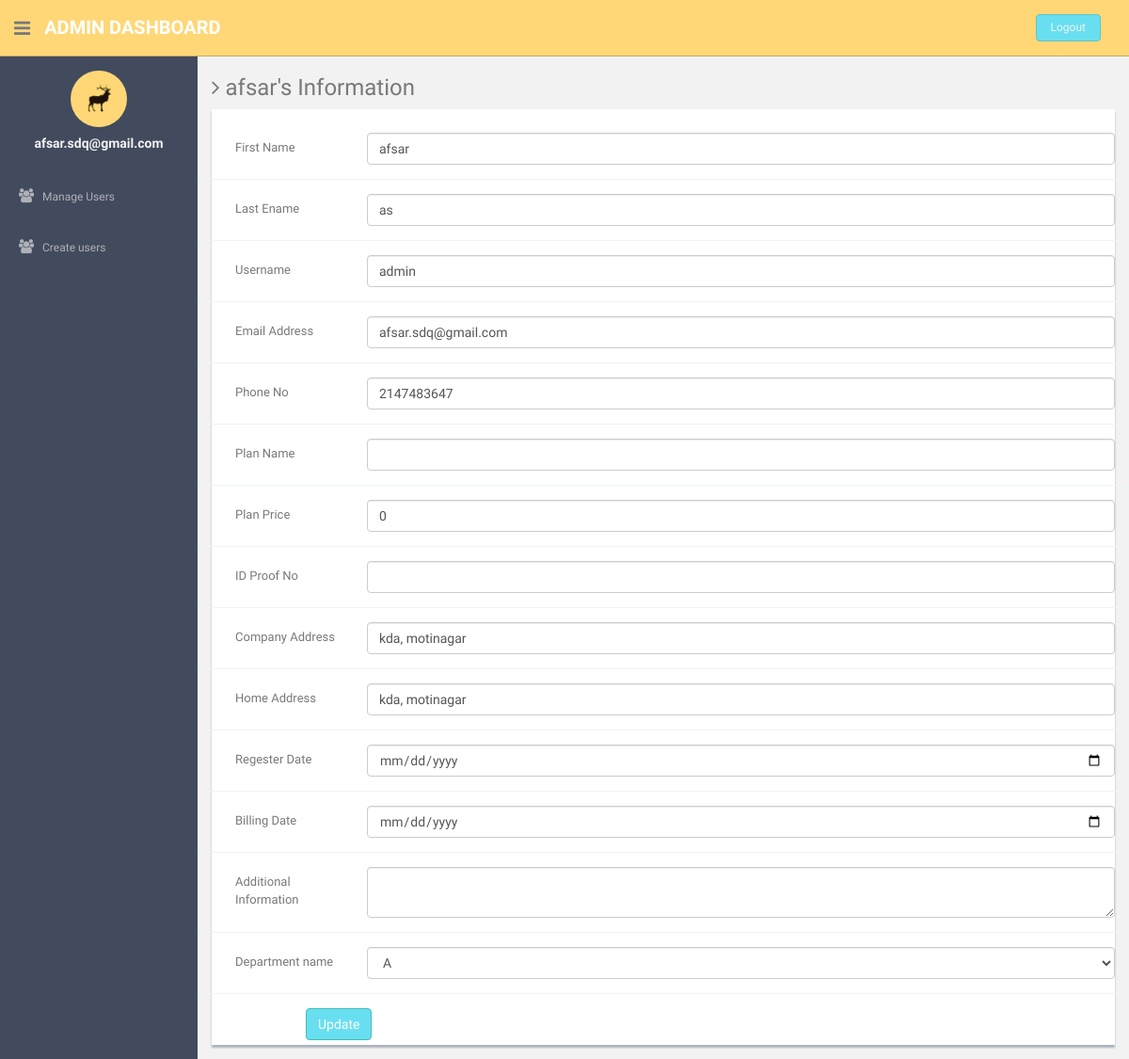
The app's page /update-clients.php?uid=1 (signed in) with its own data.
### tables this page shows
CREATE TABLE `cdetails` (
  `ID` int(11) NOT NULL,
  `fname` varchar(50) NOT NULL,
  `lname` varchar(50) NOT NULL,
  `uname` varchar(50) NOT NULL,
  `email` varchar(50) NOT NULL,
  `phone` int(10) NOT NULL,
  `uimg` varchar(100) NOT NULL,
  `plan` varchar(20) NOT NULL,
  `pprice` int(11) NOT NULL,
  `proofno` varchar(30) NOT NULL,
  `proof1` varchar(30) NOT NULL,
  `proof2` varchar(30) NOT NULL,
  `caddress` varchar(200) NOT NULL,
  `haddress` varchar(200) NOT NULL,
  `rdate` date NOT NULL,
  `bdate` date NOT NULL,
  `multiLine` varchar(500) NOT NULL,
  `depatment` varchar(20) NOT NULL
);

### update-clients.php (the view, shortened to what this page needs)
<?php
include'dbconnection.php';
?>
<!DOCTYPE html>
<html lang="en">
  <head>
    <link href="admin/assets/css/bootstrap.css" rel="stylesheet">
    <link href="admin/assets/font-awesome/css/font-awesome.css" rel="stylesheet" />
    <link href="admin/assets/css/style.css" rel="stylesheet">
    <link href="admin/assets/css/style-responsive.css" rel="stylesheet">
  </head>
  <body>
  <section id="container" >
      <header class="header black-bg">
              <div class="sidebar-toggle-box">
                  <div class="fa fa-bars tooltips" data-placement="right" data-original-title="Toggle Navigation"></div>
              </div>
            <a href="#" class="logo"><b>Admin Dashboard</b></a>
            <div class="top-menu">
            	<ul class="nav pull-right top-menu">
                    <li><a class="logout" href="logout.php">Logout</a></li>
            	</ul>
            </div>
        </header>
      <aside>
          <div id="sidebar"  class="nav-collapse ">
              <ul class="sidebar-menu" id="nav-accordion">
              	  <p class="centered"><a href="#"><img src="admin/assets/img/ui-sam.jpg" class="img-circle" width="60"></a></p>
              	  <h5 class="centered"><?php echo $_SESSION['login'];?></h5>
                  <li class="mt">
                      <a href="welcome.php" >
                          <i class="fa fa-users"></i>
                          <span>Manage Users</span>
                      </a>
                  </li>
                  <li class="sub-menu">
                      <a href="create.php" >
                          <i class="fa fa-users"></i>
                          <span>Create users</span>
                      </a>
                  </li>
              </ul>
          </div>
      </aside>
      <?php $ret=mysqli_query($con,"SELECT * FROM `cdetails` WHERE ID='".$_GET['uid']."'");
	  while($row=mysqli_fetch_array($ret))
	  {?>
      <section id="main-content">
          <section class="wrapper">
          	<h3><i class="fa fa-angle-right"></i> <?php echo $row['fname'];?>'s Information</h3>
				<div class="row">
                  <div class="col-md-12">
                      <div class="content-panel">
                           <form class="form-horizontal style-form" name="form1" method="post" action="" onSubmit="return valid();">
                          <div class="form-group">
                              <label class="col-sm-2 col-sm-2 control-label" style="padding-left:40px;">First Name </label>
                              <div class="col-sm-10">
                                  <input type="text" class="form-control" name="fname" value="<?php echo $row['fname'];?>" >
                              </div>
                          </div>
                          <div class="form-group">
                              <label class="col-sm-2 col-sm-2 control-label" style="padding-left:40px;">Last Ename</label>
                              <div class="col-sm-10">
                                  <input type="text" class="form-control" name="lname" value="<?php echo $row['lname'];?>" >
                              </div>
                          </div>
                        <div class="form-group">
                                <label class="col-sm-2 col-sm-2 control-label" style="padding-left:40px;">Username </label>
                                <div class="col-sm-10">
                                <input type="text" class="form-control" name="uname" value="<?php echo $row['uname'];?>" >
                            </div>
                        </div>
                        <div class="form-group">
                                <label class="col-sm-2 col-sm-2 control-label" style="padding-left:40px;">Email Address </label>
                                <div class="col-sm-10">
                                <input type="text" class="form-control" name="email" value="<?php echo $row['email'];?>" >
                            </div>
                        </div>
                        <div class="form-group">
                                <label class="col-sm-2 col-sm-2 control-label" style="padding-left:40px;">Phone No </label>
                                <div class="col-sm-10">
                                <input type="text" class="form-control" name="phone" value="<?php echo $row['phone'];?>" >
                            </div>
                        </div>
                        <div class="form-group">
                                <label class="col-sm-2 col-sm-2 control-label" style="padding-left:40px;">Plan Name </label>
                                <div class="col-sm-10">
                                <input type="text" class="form-control" name="plan" value="<?php echo $row['plan'];?>" >
                            </div>
                        </div>
                        <div class="form-group">
                                <label class="col-sm-2 col-sm-2 control-label" style="padding-left:40px;">Plan Price </label>
                                <div class="col-sm-10">
                                <input type="text" class="form-control" name="pprice" value="<?php echo $row['pprice'];?>" >
                            </div>
                        </div>
                        <div class="form-group">
                                <label class="col-sm-2 col-sm-2 control-label" style="padding-left:40px;">ID Proof No </label>
                                <div class="col-sm-10">
                                <input type="text" class="form-control" name="proofno" value="<?php echo $row['proofno'];?>" >
                            </div>
                        </div>
                        <div class="form-group">
                                <label class="col-sm-2 col-sm-2 control-label" style="padding-left:40px;">Company Address </label>
                                <div class="col-sm-10">
                                <input type="text" class="form-control" name="caddress" value="<?php echo $row['caddress'];?>">
                            </div>
                        </div>
                        <div class="form-group">
                                <label class="col-sm-2 col-sm-2 control-label" style="padding-left:40px;">Home Address </label>
                                <div class="col-sm-10">
                                <input type="text" class="form-control" name="haddress" value="<?php echo $row['haddress'];?>" >
                            </div>
                        </div>
                        <div class="form-group">
                                <label class="col-sm-2 col-sm-2 control-label" style="padding-left:40px;">Regester Date </label>
                                <div class="col-sm-10">
                                <input type="date" class="form-control" name="rdate" value="<?php echo $row['rdate'];?>" >
                            </div>
                        </div>
                        <div class="form-group">
                                <label class="col-sm-2 col-sm-2 control-label" style="padding-left:40px;">Billing Date </label>
                                <div class="col-sm-10">
                                <input type="date" class="form-control" name="bdate" value="<?php echo $row['bdate'];?>">
                            </div>
                        </div>
                        <div class="form-group">
                                <label class="col-sm-2 col-sm-2 control-label" style="padding-left:40px;">Additional Information </label>
                                <div class="col-sm-10">
                                <textarea class="form-control" name="multiLine" value="<?php echo $row['multiLine'];?>" ></textarea>
                            </div>
                        </div>
                        <div class="form-group">
                                <label class="col-sm-2 col-sm-2 control-label" style="padding-left:40px;">Department name </label>
                                <div class="col-sm-10">
                                <select class="form-control" name="depatment" value="<?php echo $row['depatment'];?>">
                                    <option>A</option>
                                </select>
                            </div>
                        </div>
                          <div style="margin-left:100px;">
                          <input type="submit" name="submit" value="Update" class="btn btn-theme"></div>
                          </form>
                      </div>
                  </div>
              </div>
		</section>
        <?php } ?>
      </section></section>
  </body>
</html>

### admin/assets/css/style.css (style rules this page uses)
body { color: #797979; background: #f2f2f2; font-family: 'Ruda', sans-serif; padding: 0px !important; margin: 0px !important; font-size:13px; }
ul li { list-style: none; }
a, a:hover, a:focus { text-decoration: none; outline: none; }
#container { width: 100%; height: 100%; }
.btn-theme { color: #fff; background-color: #68dff0; border-color: #48bcb4; }
.centered { text-align: center; }
.mt { margin-top: 25px; }
ul.top-menu > li > .logout { color: #f2f2f2; font-size: 12px; border-radius: 4px; -webkit-border-radius: 4px; border: 1px solid #64c3c2 !important; padding: 5px 15px; margin-right: 15px; background: #68dff0; margin-top: 15px; }
#sidebar { width: 210px; height: 100%; position: fixed; background: #424a5d; }
#sidebar h5 { color: #f2f2f2; font-weight: 700; }
#sidebar ul li { position: relative; }
ul.sidebar-menu , ul.sidebar-menu li ul.sub { margin: -2px 0 0; padding: 0; }
ul.sidebar-menu { margin-top: 75px; }
ul.sidebar-menu li { margin-bottom: 5px; margin-left:10px; margin-right:10px; }
ul.sidebar-menu li.sub-menu { line-height: 15px; }
ul.sidebar-menu li a span { display: inline-block; }
ul.sidebar-menu li a { color: #aeb2b7; text-decoration: none; display: block; padding: 15px 0 15px 10px; font-size: 12px; outline: none; -webkit-transition: all 0.3s ease; -moz-transition: all 0.3s ease; -o-transition: all 0.3s ease; -ms-transition: all 0.3s ease; transition: all 0.3s ease; }
ul.sidebar-menu li a i { font-size: 15px; padding-right: 6px; }
#main-content { margin-left: 210px; }
.header, .footer { min-height: 60px; padding: 0 15px; }
.header { position: fixed; left: 0; right: 0; z-index: 1002; }
.black-bg { background: #ffd777; border-bottom: 1px solid #c9aa5f; }
.wrapper { display: inline-block; margin-top: 60px; padding-left: 15px; padding-right: 15px; padding-bottom: 15px; padding-top: 0px; width: 100%; }
a.logo { font-size: 20px; color: #ffffff; float: left; margin-top: 15px; text-transform: uppercase; }
a.logo b { font-weight: 900; }
#top_menu .nav > li, ul.top-menu > li { float: left; }
ul.top-menu > li > a { color: #666666; font-size: 16px; border-radius: 4px; -webkit-border-radius: 4px; border:1px solid #666666 !important; padding: 2px 6px; margin-right: 15px; }
.sidebar-toggle-box { float: left; padding-right: 15px; margin-top: 20px; }
.sidebar-toggle-box .fa-bars { cursor: pointer; display: inline-block; font-size: 20px; }
.content-panel { background: #ffffff; box-shadow: 0px 3px 2px #aab2bd; padding-top: 15px; padding-bottom: 5px; }
label { font-weight: 400; }
.form-horizontal.style-form .form-group { border-bottom: 1px solid #eff2f7; padding-bottom: 15px; margin-bottom: 15px; }
@media (min-width: 768px) { .form-horizontal .control-label { text-align: left; } }

### records on screen
cdetails: fname "afsar", lname "as", uname "admin", email "afsar.sdq@gmail.com", phone "2147483647", pprice "0", caddress "kda, motinagar", haddress "kda, motinagar", depatment "A"

### other values on screen
$_SESSION['login'] "afsar.sdq@gmail.com"
